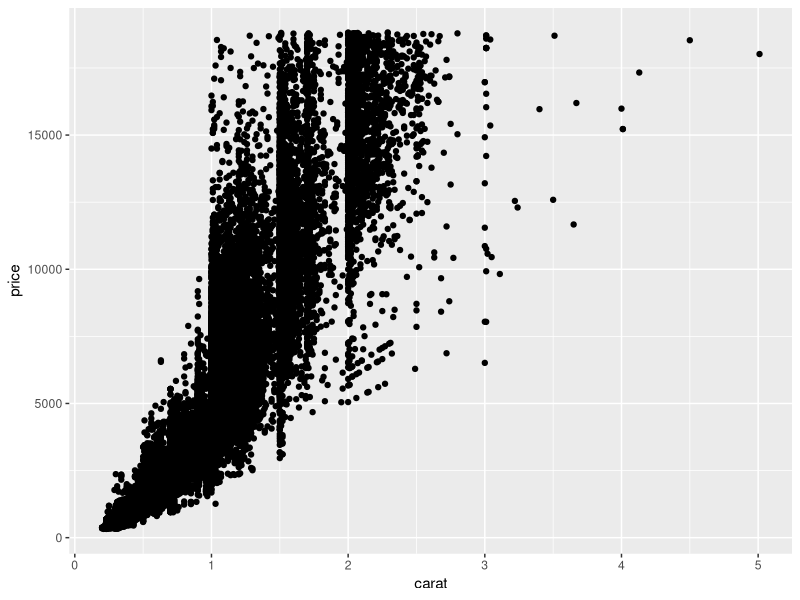
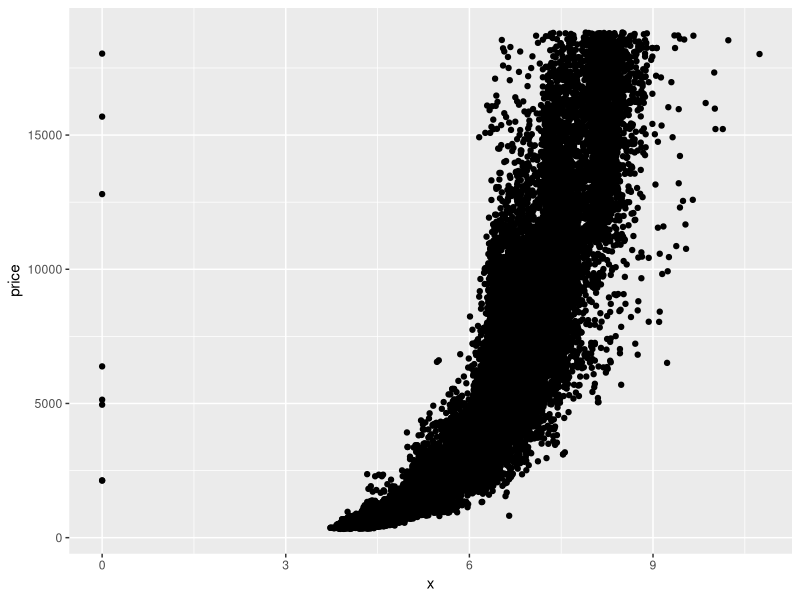
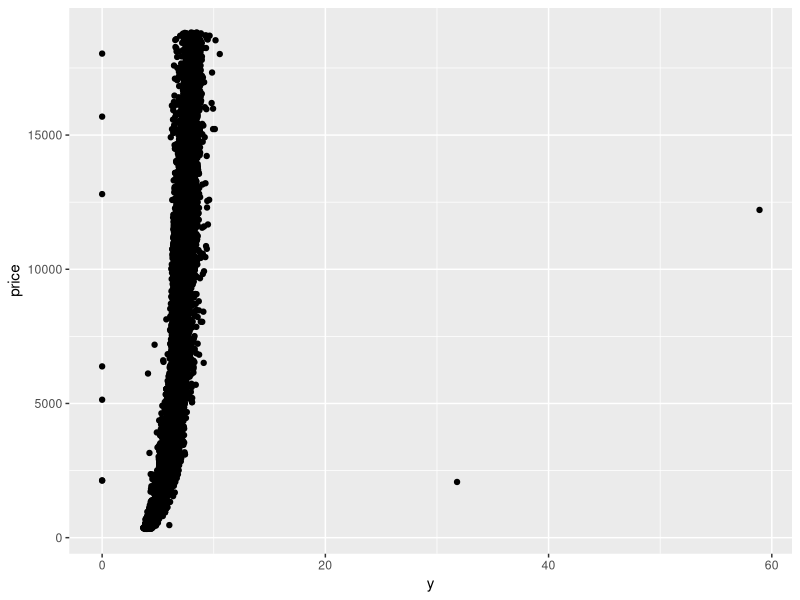
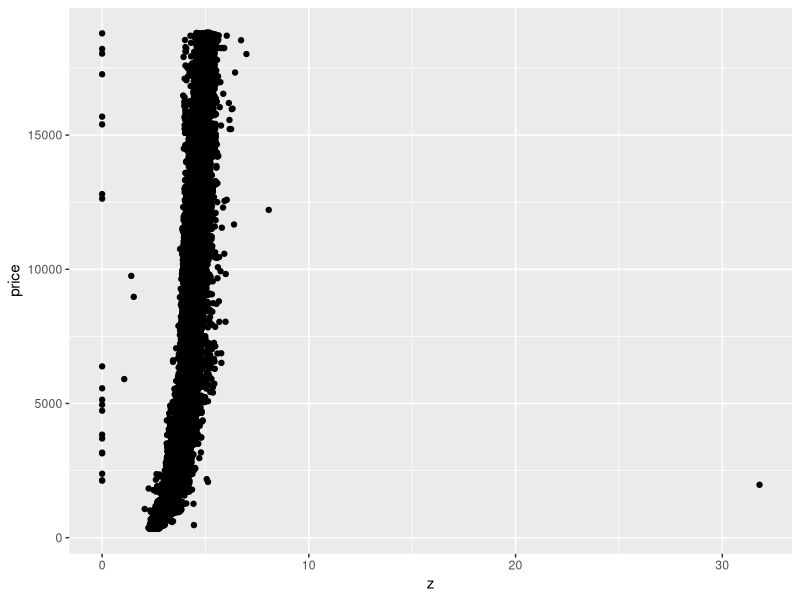
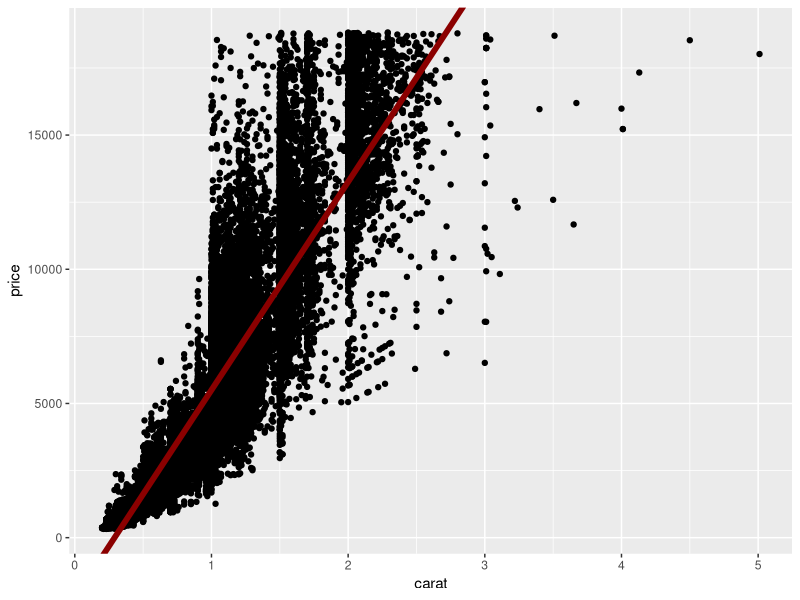
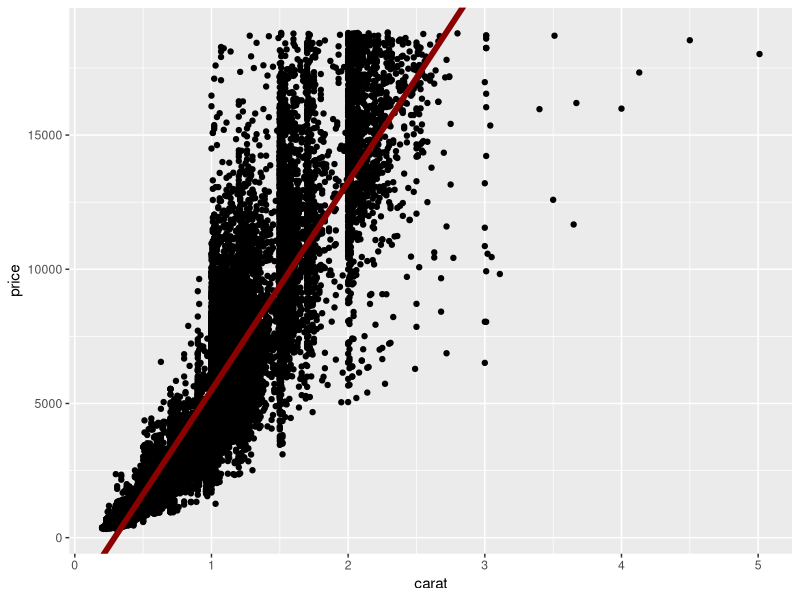
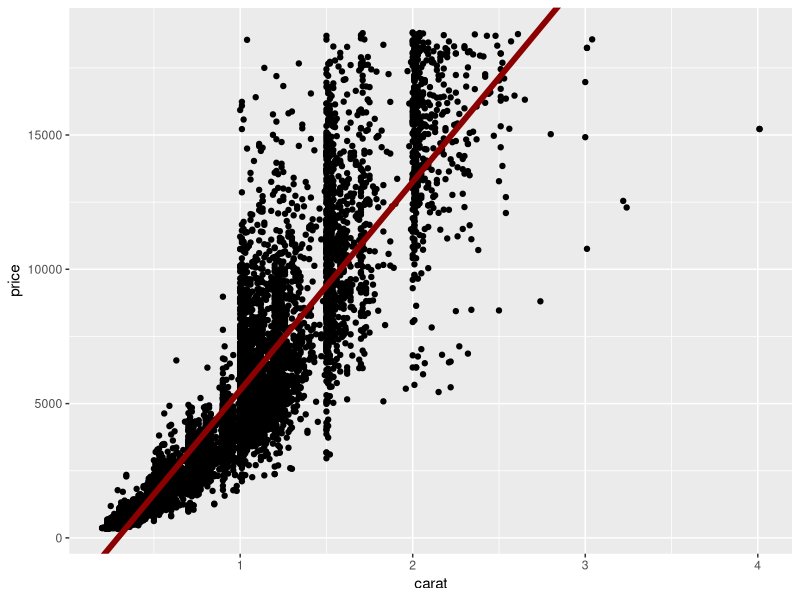
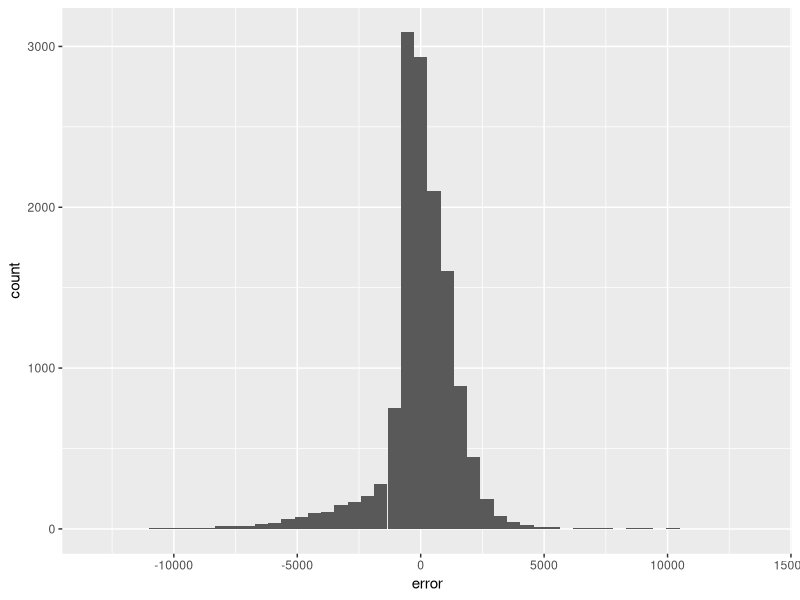

The R source for these figures, in order:
library(dplyr)
library(ggplot2)
library(caret)

data("diamonds")
set.seed(99)


# Building a Regression Model
ggplot(data = diamonds) +
  geom_point(mapping = aes(x = carat, y = price))

ggplot(data = diamonds) +
  geom_point(mapping = aes(x = x, y = price))

ggplot(data = diamonds) +
  geom_point(mapping = aes(x = y, y = price))

ggplot(data = diamonds) +
  geom_point(mapping = aes(x = z, y = price))

# Regression: How well could we predict the price based on other properties? -----------------------

features <- diamonds %>%
  select(carat)

labels <- diamonds$price

model <- train(x = features, y = labels, method = 'lm')

model$results
model$finalModel$coefficients

ggplot(data = diamonds) +
  geom_point(mapping = aes(x = carat, y = price)) +
  geom_abline(intercept = model$finalModel$coefficients[[1]],
              slope = model$finalModel$coefficients[[2]],
              color = 'dark red', size = 2)

# Classification: how well can we predict a category based on data? --------------------------------
features <- diamonds %>%
  select(carat, price)

labels <- diamonds %>%
  mutate(is_ideal = as.factor(cut == 'Ideal')) %>%
  .$is_ideal

model <- train(x = features, y = labels, method = 'glm')

model$results


# Splitting Data into training and testing ---------------------------------------------------------

as.vector(createDataPartition(y = 1:50, times = 1, p = 0.5, list = FALSE))


idx_train <- as.vector(createDataPartition(y = 1:nrow(diamonds), times = 1, p = 0.75, list = FALSE))

train_data <- diamonds %>%
  mutate(idx_row = 1:n()) %>%
  filter(idx_row %in% idx_train)

test_data <- diamonds %>%
  mutate(idx_row = 1:n()) %>%
  filter(!(idx_row %in% idx_train))


features_train <- train_data %>%
  select(carat)

features_test <- test_data %>%
  select(carat)

labels_train <- train_data$price
labels_test <- test_data$price

# Build a model with the Training Data
model <- train(x = features_train, y = labels_train, method = 'lm')
model$results

ggplot(data = train_data) +
  geom_point(mapping = aes(x = carat, y = price)) +
  geom_abline(intercept = model$finalModel$coefficients[[1]],
              slope = model$finalModel$coefficients[[2]],
              color = 'dark red', size = 2)

# Make Predictions against the Test Data
pred <- as.vector(predict(model, features_test))
test_data <- test_data %>%
  mutate(model_pred = pred) %>%
  mutate(error = (pred - price),
         sq_error = (pred - price) ^ 2)

ggplot(data = test_data) +
  geom_point(mapping = aes(x = carat, y = price)) +
  geom_abline(intercept = model$finalModel$coefficients[[1]],
              slope = model$finalModel$coefficients[[2]],
              color = 'dark red', size = 2)

ggplot(data = test_data) +
  geom_histogram(mapping = aes(x = error), bins = 50)

ggplot(data = test_data) +
  geom_density(mapping = aes(x = sq_error))

mean(test_data$sq_error)




# Visual Intro to Machine Learning Classification
# http://www.r2d3.us/visual-intro-to-machine-learning-part-1/
